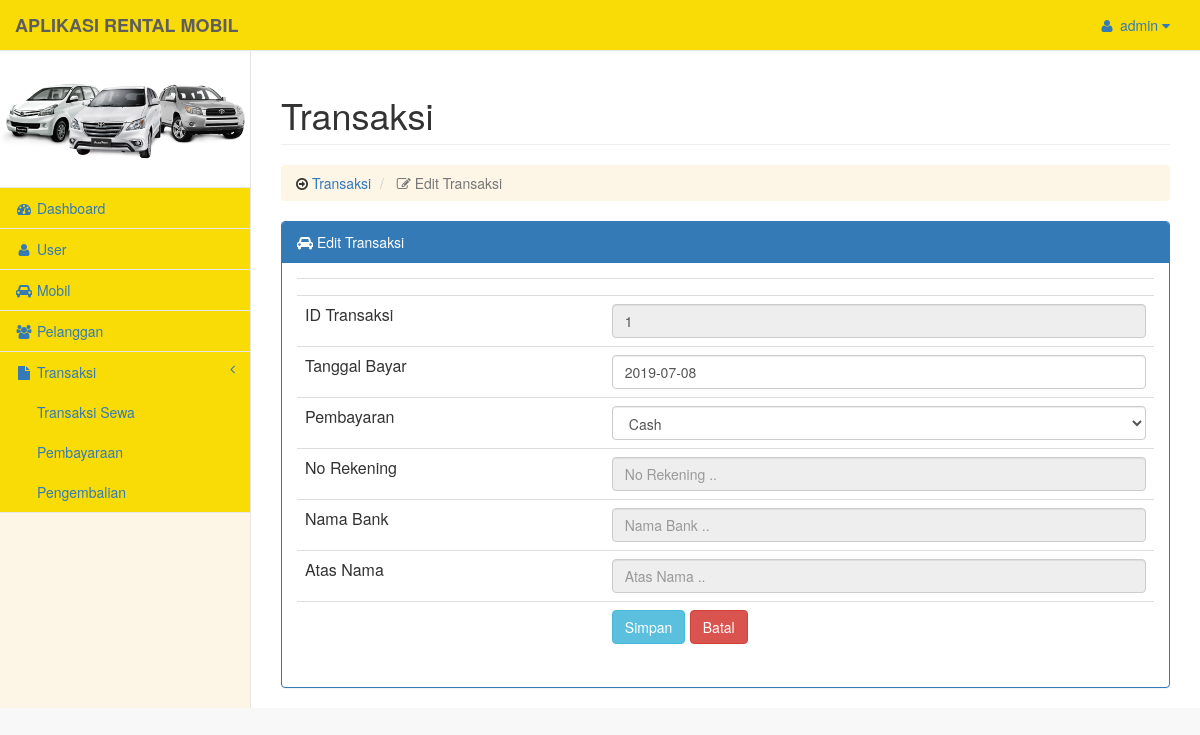
The app's page /pembayaran/edit.php?id_bayar=1 (signed in) with its own data.
### tables this page shows
CREATE TABLE IF NOT EXISTS `tb_user` (
`id_user` int(5) NOT NULL,
  `username` varchar(25) NOT NULL,
  `password` varchar(100) NOT NULL
);

CREATE TABLE IF NOT EXISTS `tb_pembayaran` (
`id_bayar` int(5) NOT NULL,
  `id_transaksi` int(5) NOT NULL,
  `tgl_bayar` date NOT NULL,
  `pembayaran` varchar(25) NOT NULL,
  `no_rek` varchar(20) DEFAULT NULL,
  `nama_bank` varchar(25) DEFAULT NULL,
  `atas_nama` varchar(50) DEFAULT NULL
);

CREATE TABLE IF NOT EXISTS `tb_transaksi` (
`id_transaksi` int(5) NOT NULL,
  `id_mobil` int(5) NOT NULL,
  `harga` int(11) NOT NULL,
  `id_pelanggan` int(5) NOT NULL,
  `nama_lengkap` varchar(50) NOT NULL,
  `tgl_sewa` datetime NOT NULL,
  `tgl_selesaisewa` datetime NOT NULL,
  `jumlah_harga` int(11) NOT NULL,
  `denda` int(11) DEFAULT NULL,
  `status_pembayaran` int(5) NOT NULL,
  `status_pengembalian` int(5) NOT NULL
);

### pengguna.php (called while the page is built)
<?php
$admin 			= $_SESSION['username'];
$data_us		= mysql_query("SELECT * FROM tb_user  WHERE username  ='$admin'");
$nama 			= mysql_fetch_object($data_us);
?>

### pembayaran/edit.php (the view, shortened to what this page needs)
<?php
$root = '../';
include "../koneksi.php";
include "../pengguna.php";
?>
<!DOCTYPE html>
<html lang="en">
<head>
    <link href="../assets/vendor/bootstrap/css/bootstrap.min.css" rel="stylesheet">
    <link href="../assets/vendor/bootstrap/css/bootstrap-datetimepicker.min.css" rel="stylesheet">
    <link href="../assets/dist/js/jquery-ui/jquery-ui.css" rel="stylesheet">
    <link href="../assets/dist/css/template.css" rel="stylesheet">
    <link href="../assets/vendor/font-awesome/css/font-awesome.min.css" rel="stylesheet" type="text/css">
</head>
<body>
    <div id="wrapper">
        <?php
			include '../sidebar.php' ;
		?>
        <div id="page-wrapper">
            <div class="row">
                <div class="col-lg-12">
                    <h1 class="page-header">Transaksi</h1>
					<ol class="breadcrumb">
                            <li>
                                <i class="fa fa-arrow-circle-o-right"></i><a href="index.php"> Transaksi </a>
                            </li>
							<li class="active">
                                <i class="fa fa-edit"></i> Edit Transaksi
                            </li>
                    </ol>
                </div>
            </div>
            <div class="row">
				<div class="col-md-12">
					<?php
						$id_bayar = mysql_real_escape_string($_GET['id_bayar']);
						$det = mysql_query("SELECT tb_pembayaran.id_bayar, tb_pembayaran.tgl_bayar, tb_transaksi.id_transaksi, tb_pembayaran.pembayaran, tb_pembayaran.no_rek, tb_pembayaran.nama_bank, tb_pembayaran.atas_nama from mobilrental.tb_transaksi inner join mobilrental.tb_pembayaran on (tb_transaksi.id_transaksi = tb_pembayaran.id_transaksi) where id_bayar='$id_bayar'")or die(mysql_error());
						while($d = mysql_fetch_array($det)){
					?>
					<div class="panel panel-primary">
                        <div class="panel-heading"><i class="fa fa-car"></i>   Edit Transaksi
						</div>
                        <div class="panel-body">
							<form action="update.php" method="post" enctype="multipart/form-data">
								<table class="table">
									<tr>
										<td></td>
										<td><input type="hidden" name="id_bayar" value="<?php echo $d['id_bayar'] ?>"></td>
									</tr>
									<tr>
										<td>ID Transaksi</td>
										<td><input name="id_transaksi"  id="id_transaksi" type="text" class="form-control" placeholder="Transaksi .." required="required" value="<?php echo $d['id_transaksi']; ?>" readonly>
										</td>
									</tr>
									<tr>
										<td>Tanggal Bayar</td>
										<td><input name="tanggal_bayar"  id="tanggal_bayar" type="text" class="form-control" placeholder="Tanggal Bayar .." required="required" value="<?php echo $d['tgl_bayar']; ?>"></td>
									</tr>
									<tr>
										<td>Pembayaran</td>
										<td><select class="form-control" name="pembayaran" required="required" id="pembayaran" onchange="proses()">
												<option value="Cash" <?php if($d['pembayaran'] == 'Cash'){ echo 'selected'; } ?>> Cash </option>
										</td>
									</tr>
									<div id="transfer_bayar">
									<tr>
										<td>No Rekening</td>
										<td><input name="no_rek" id="no_rek" type="text" class="form-control" placeholder="No Rekening .." value="<?php echo $d['no_rek']; ?>" readonly></td>
									</tr>
									<tr>
										<td>Nama Bank</td>
										<td><input name="nama_bank"  id="nama_bank" type="text" class="form-control" placeholder="Nama Bank .." value="<?php echo $d['nama_bank']; ?>" readonly></td>
									</tr>
									<tr>
										<td>Atas Nama</td>
										<td><input name="atas_nama" id="atas_nama" type="text" class="form-control" placeholder="Atas Nama .." value="<?php echo $d['atas_nama']; ?>" readonly></td>
									</tr>
									<tr>
										<td></td>
										<td>
										<input type="submit" class="btn btn-info" value="Simpan">
										<a href="index.php" class="btn btn-danger">Batal</a>
										</td>
									</tr>
									</div>
								</table>
							</form>
							<?php
								}
							?>
                        </div>
                    </div>
				</div>
            </div>
            </div>
    </div>
</body>
</html>

### sidebar.php (shortened to what this page needs)
<?php
include 'koneksi.php';
include 'pengguna.php';
?>
		<nav class="navbar navbar-default navbar-fixed-top" role="navigation" style="margin-bottom: 0">
            <div class="navbar-header">
                <a class="navbar-brand" href="<?php echo $root; ?>dashboard/index.php"><b>APLIKASI RENTAL MOBIL</b></a>
            </div>
            <ul class="nav navbar-top-links navbar-right">
				<li class="dropdown">
				<?php
				if ($_SESSION['username']) : ?>
                    <a class="dropdown-toggle" data-toggle="dropdown" href="#">
                        <i class="fa fa-user fa-fw"></i> <?php echo $nama->username?> <i class="fa fa-caret-down"></i>
                    </a>
				<?php endif; ?>
                </li>
            </ul>
            <div class="navbar-default sidebar" role="navigation">
                <div class="sidebar-nav navbar-collapse">
                    <ul class="nav" id="side-menu">
						<li>
							<center><img src="<?php echo $root; ?>/assets/gambar/mobil.jpg" class="img-responsive" width="100%"><span class="masked"> </span></center>
						</li>
						<li>
                            <a href="<?php echo $root; ?>dashboard/index.php"><i class="fa fa-dashboard fa-fw"></i><span class="masked"> Dashboard </span></a>
                        </li>
                        <li>
                            <a href="<?php echo $root; ?>user/index.php"><i class="fa fa-user fa-fw"></i><span class="masked"> User </span></a>
                        </li>
                        <li>
                            <a href="<?php echo $root; ?>mobil/index.php"><i class="fa fa-car fa-fw"></i><span class="masked"> Mobil </span></a>
                        </li>
						<li>
                            <a href="<?php echo $root; ?>pelanggan/index.php"><i class="fa fa-users fa-fw"></i><span class="masked"> Pelanggan </span></a>
                        </li>
						<li>
                            <a href="#"><i class="fa fa-file fa-fw"></i> Transaksi <span class="fa arrow"></span></a>
							<ul class="nav nav-second-level">
                                <li>
                                    <a href="<?php echo $root; ?>biayasewa/index.php">Transaksi Sewa</a>
                                </li>
                                <li>
                                    <a href="<?php echo $root; ?>pembayaran/index.php">Pembayaraan</a>
                                </li>
                                <li>
                                    <a href="<?php echo $root; ?>pengembalian/index.php">Pengembalian</a>
                                </li>
                            </ul>
                        </li>
                    </ul>
                </div>
            </div>
		</nav>

### records on screen
tb_user: username "admin"
tb_pembayaran: id_transaksi "1", tanggal_bayar "2019-07-08", pembayaran "Cash"
